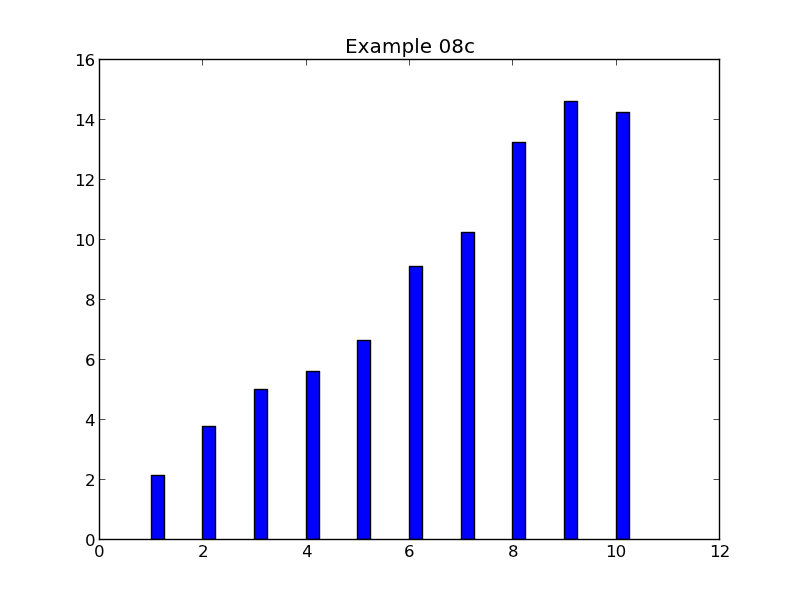

Python code for this plot:
import matplotlib.pyplot as pyplot
import plotdata

x = plotdata.data08x
y = plotdata.data08y

pyplot.bar(x,y, width=0.25)

pyplot.title('Example 08c')
pyplot.savefig('example08c.png')
